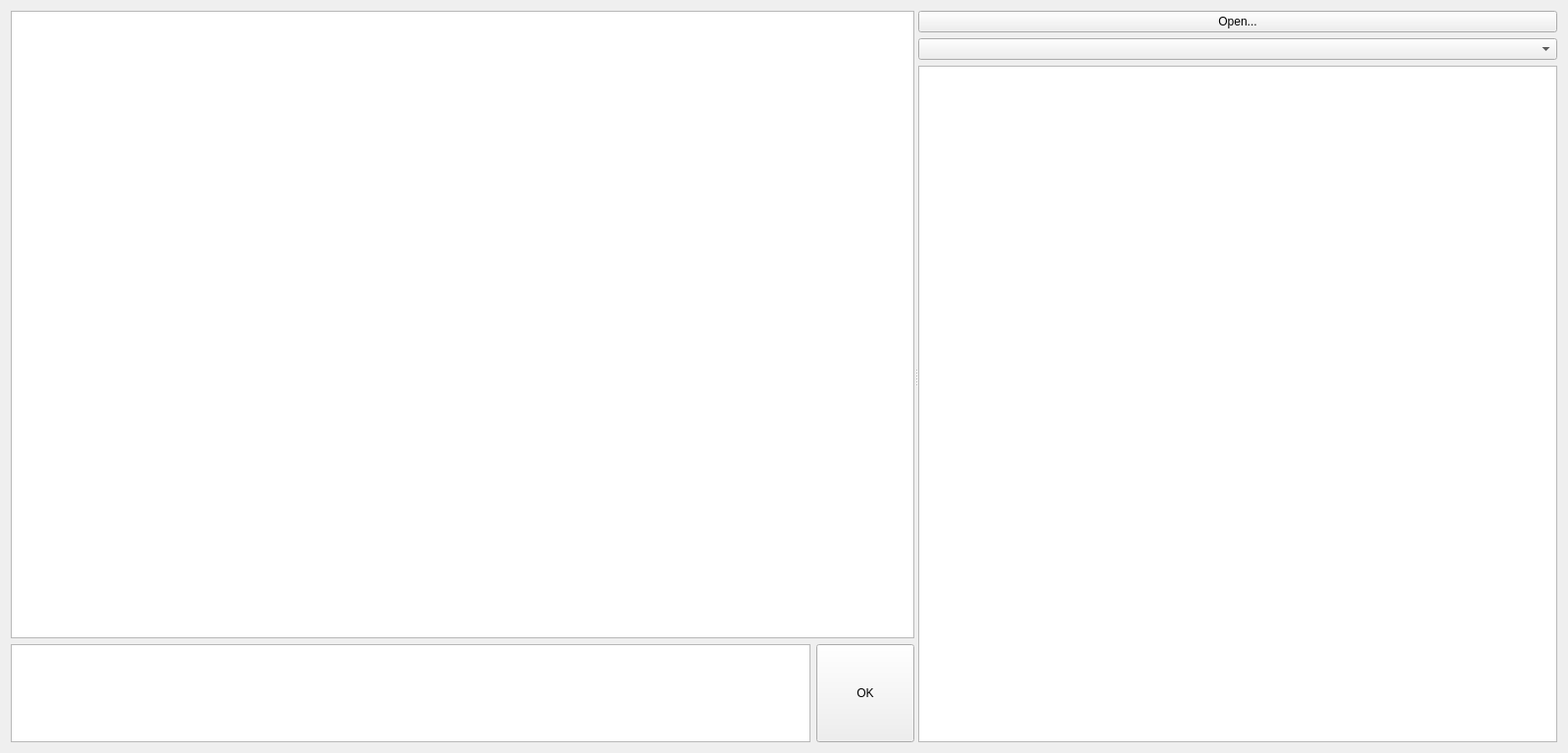
<?xml version="1.0" encoding="UTF-8"?>
<ui version="4.0">
 <class>Form</class>
 <widget class="QWidget" name="Form">
  <property name="geometry">
   <rect>
    <x>0</x>
    <y>0</y>
    <width>1600</width>
    <height>768</height>
   </rect>
  </property>
  <property name="windowTitle">
   <string>Form</string>
  </property>
  <layout class="QGridLayout" name="gridLayout">
   <item row="0" column="0">
    <widget class="QSplitter" name="splitter">
     <property name="orientation">
      <enum>Qt::Horizontal</enum>
     </property>
     <widget class="QWidget" name="layoutWidget">
      <layout class="QVBoxLayout" name="verticalLayout">
       <item>
        <widget class="QTableWidget" name="table"/>
       </item>
       <item>
        <layout class="QHBoxLayout" name="horizontalLayout">
         <item>
          <widget class="QTextEdit" name="textEdit">
           <property name="sizePolicy">
            <sizepolicy hsizetype="Expanding" vsizetype="Fixed">
             <horstretch>0</horstretch>
             <verstretch>0</verstretch>
            </sizepolicy>
           </property>
           <property name="minimumSize">
            <size>
             <width>0</width>
             <height>50</height>
            </size>
           </property>
           <property name="maximumSize">
            <size>
             <width>16777215</width>
             <height>100</height>
            </size>
           </property>
          </widget>
         </item>
         <item>
          <widget class="QPushButton" name="btn_ok">
           <property name="sizePolicy">
            <sizepolicy hsizetype="Fixed" vsizetype="Fixed">
             <horstretch>0</horstretch>
             <verstretch>0</verstretch>
            </sizepolicy>
           </property>
           <property name="minimumSize">
            <size>
             <width>100</width>
             <height>100</height>
            </size>
           </property>
           <property name="maximumSize">
            <size>
             <width>100</width>
             <height>100</height>
            </size>
           </property>
           <property name="text">
            <string>OK</string>
           </property>
          </widget>
         </item>
        </layout>
       </item>
      </layout>
     </widget>
     <widget class="QWidget" name="layoutWidget">
      <layout class="QVBoxLayout" name="verticalLayout_2">
       <item>
        <widget class="QPushButton" name="btn_open">
         <property name="text">
          <string>Open...</string>
         </property>
        </widget>
       </item>
       <item>
        <widget class="QComboBox" name="combo_box"/>
       </item>
       <item>
        <widget class="QListWidget" name="listWidget"/>
       </item>
      </layout>
     </widget>
    </widget>
   </item>
  </layout>
 </widget>
 <resources/>
 <connections/>
</ui>
